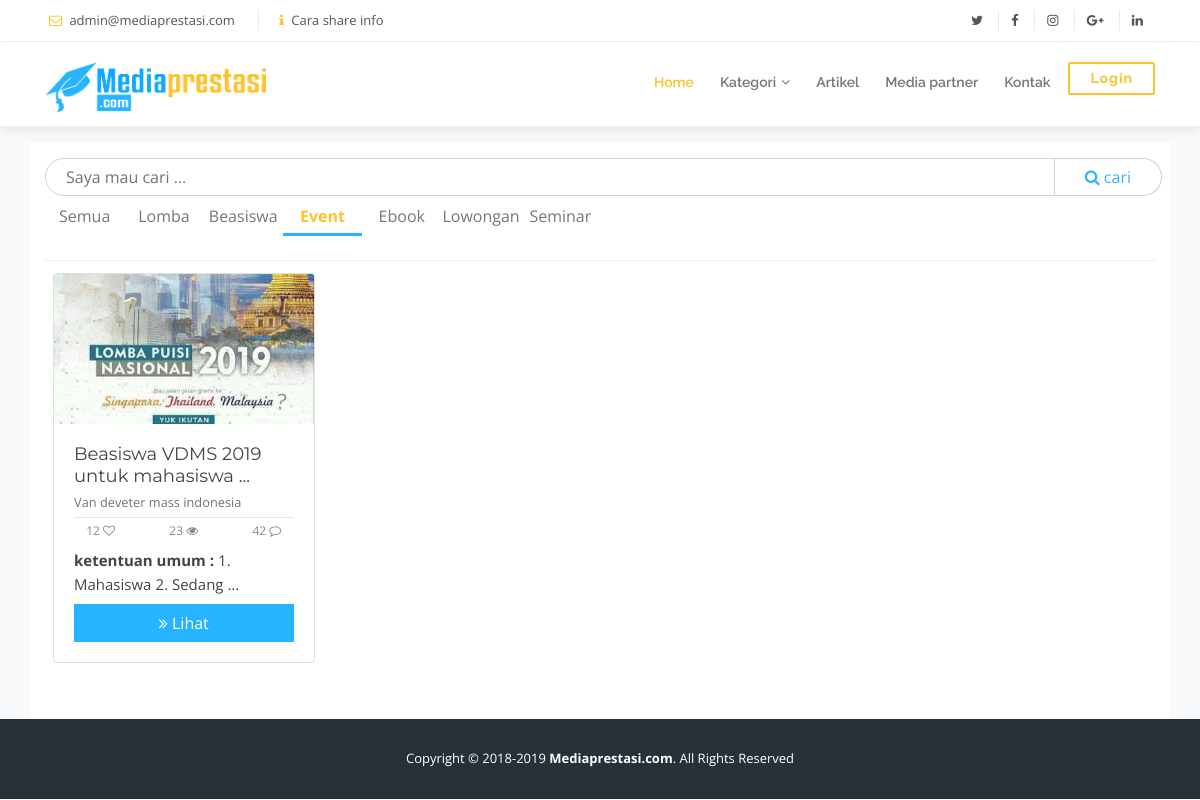
/index.php/event, run on the app's committed database.
### tables this page shows
CREATE TABLE `events` (
  `id` int(11) NOT NULL,
  `id_users` varchar(500) NOT NULL,
  `kategori` varchar(100) NOT NULL,
  `judul` varchar(250) NOT NULL,
  `link` varchar(50) NOT NULL,
  `deadline` date NOT NULL,
  `image` varchar(250) NOT NULL,
  `peserta` varchar(100) NOT NULL,
  `instansi` varchar(100) NOT NULL,
  `deskripsi` varchar(50000) NOT NULL,
  `views` mediumtext NOT NULL,
  `likes` mediumtext NOT NULL
);

### application/controllers/Kategori.php (called while the page is built, shortened)
<?php
class Kategori extends CI_Controller {
	public function __construct(){
		$this->load->model('Event_model');
		$this->load->model('Home_model');
	}
	public function event(){
		$data['judul'] = 'Event';
		$kategori = 'Event';
		$data['kategori']= $this->Home_model->kategori();
		$data['event'] = $this->Event_model->getAllLomba($kategori);
		$this->load->view('templates/header', $data);
		$this->load->view('event/kategori/event',$data);
		$this->load->view('templates/footer');
	}
}
?>

### index.php (called while the page is built, shortened)
<?php
require_once BASEPATH.'core/CodeIgniter.php';

### application/models/Event_model.php (called while the page is built, shortened)
<?php
class Event_model extends CI_model {
	public function getAllLomba($kategori){
		return $this->db->get_where('events', ['kategori' => $kategori])->result_array();
	}
}
?>

### application/views/event/kategori/event.php (the view, shortened to what this page needs)
<div class="m-0 search-event">
	<div class="container bg-white mt-3 pb-5">
		<div class="row ml-0 pt-3 mb-0">
			<div class="col">
				<form class="form-inline row" action="" method="get">
					<div class="col p-0 mr-0">
						<div class="form-group mb-2 form-search">
							<input type="search" name="search" class="form-control" id="inputPassword2" placeholder="Saya mau cari ..." value="<?= $this->input->get('search'); ?>">
						</div>
					</div>
					<div class="col-auto p-0 mr-2">
						<button type="submit" class="btn btn-primary mb-2"><i class="fa fa-search"></i> <span id="hide">cari</span></button>
					</div>
				</form>
			</div>
		</div>
		<div class="owl-carousel search-menu col-md-6 m-0 p-0">
			<a href="<?= base_url(); ?>kategori">Semua</a>
			<a href="<?= base_url(); ?>lomba" >Lomba</a>
			<a href="<?= base_url(); ?>beasiswa">Beasiswa</a>
			<a href="#" class="active9"><strong>Event</strong></a>
			<a href="<?= base_url(); ?>ebook">Ebook</a>
			<a href="<?= base_url(); ?>lowongan">Lowongan</a>
			<a href="<?= base_url(); ?>seminar">Seminar</a>
		</div>
		<div class="garis mb-1"></div>
		<div class="box-event">
			<div class="row m-0">
				<?php foreach ($event as $event ) : ?>
				<div class="col-md-3 p-2">
					<div class="card">
						<img src="<?= base_url(); ?>assets/img/poster-upload/<?= $event['image']; ?>" class="card-img-top" alt="...">
						<div class="card-body">
							<div class="judul">
								<?php if (strlen($event['judul']) >= 35) { $next = " ..."; } else { $next = "" ; } ?>
								<h5 class="card-title mb-1"><?= substr($event['judul'],0,35); ?><?= $next; ?></h5>
							</div>
							<p class="card-text m-0 mb-1"><small class="text-muted m-0"><?= $event['instansi']; ?></small></p>
							<hr class="m-0 p-0">
							<div class="row text-center mt-1 mb-0 icon">
								<div class="col "><span>12</span> <i class="fa fa-heart-o"></i></div>
								<div class="col"><span>23</span> <i class="fa fa-eye"></i></div>
								<div class="col"><span>42</span> <i class="fa fa-comment-o"></i></div>
							</div>
							<div class="isi mt-2 mb-2">
								 <?php if (strlen($event['deskripsi']) >= 80) { $next2 = " ..."; } else { $next2 = "" ; } ?>
							<p class="card-text m-0 p-0"><?= substr($event['deskripsi'],0,80).$next2; ?></p>
							</div>
							<a href="<?= base_url(); ?>view/<?= $event['link']; ?>" class="btn btn-primary tombol-event"><i class="fa fa-angle-double-right"></i> Lihat</a>
						</div>
					</div>
				</div>
				<?php endforeach; ?>
			</div>
		</div>
	</div>
</div>

### assets/css/style.css (style rules this page uses)
body { background: #f8f9fa; color: #444; font-family: "Open Sans", sans-serif; }
a { color: #fec32b; transition: 0.5s; }
p { padding: 0; margin: 0 0 30px 0; }
h1, h2, h3, h4, h5, h6 { font-family: "Montserrat", sans-serif; font-weight: 400; margin: 0 0 20px 0; padding: 0; }
.search-event { background-color: #f8f9fa; }
.search-event form .form-search, .search-event form .form-search input { width: 100%; }
.search-event form .form-search input { border-radius: 35px 0 0 35px ; padding-left: 20px; }
.search-event form button { background-color: #fff; color: #36b3ff; border-color: #cccddd; border-left: none; border-radius: 0 35px 35px 0; padding: 6px 30px; }
.search-event .search-menu a { display: block; color: #777; text-align: center; }
.search-event .garis { padding: 0; border-bottom: 1px solid #eee; }
.search-event .search-menu strong { color: #fec32b; }
.search-event .active9 { padding-bottom: 5px; border-bottom: 3px solid #26b3ff; }
.search-event .box-event .judul { height: 45px; overflow: hidden; }
.search-event .box-event .judul h5 { font-size: 18px; }
.search-event .box-event .isi { height: 48px; overflow: hidden; }
.search-event .box-event .isi p { font-size: 15px; display: inline; font-style: normal; }
.search-event .box-event .tombol-event { border-radius: 0; background-color: #26b3ff; width: 100%; border-color: #26b3ff; color: #fff; }
.search-event .box-event .icon { font-size: 12px; color: #888; }
.search-event .box-event img { height: 150px; width: 100%; object-fit: cover; }

### data on the page
events: image (picture), judul "Beasiswa VDMS 2019 untuk mahasiswa", judul "...", instansi "Van deveter mass indonesia", deskripsi "ketentuan umum : 1. Mahasiswa 2. Sedang", deskripsi "..."
